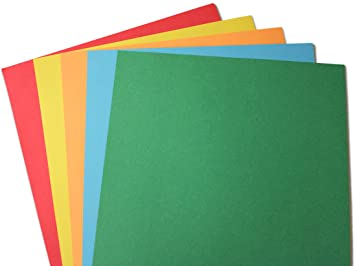
#> input picture paper.jpg, 355 x 266 px, given in place of the camera
$ python edge_detection.py
#> lines starting #> are read from the running program, lines starting #| are printed output that depends on the picture
#> further down, frame is the input picture: shape (266, 355, 3); mean B, G, R 132.2, 168.1, 137.2
import cv2
import numpy as np

def sketch(image):
    #Convert image to grayscale
    img_gray = cv2.cvtColor(image, cv2.COLOR_BGR2GRAY)
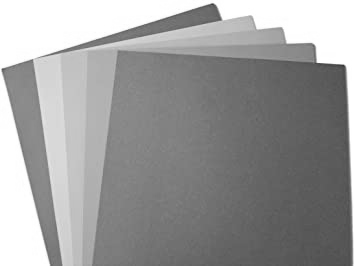
#> img_gray: shape (266, 355); min 55, max 255, mean 154.8

    #Cleanup image using gaussian blur
    img_gray_blur = cv2.GaussianBlur(img_gray,(5,5),0)

    #Extract Edges
    canny_edges = cv2.Canny(img_gray_blur, 10, 70)
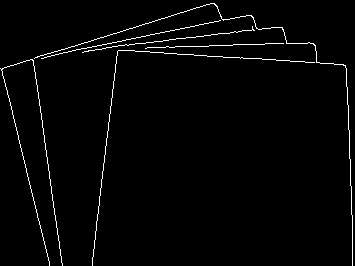
#> canny_edges: shape (266, 355); 2% white in thin lines or dots

    #Do an invert binarize the image
    ret, mask = cv2.threshold(canny_edges,70,255,cv2.THRESH_BINARY)
    return mask

cap = cv2.VideoCapture(0)
# fourcc = cv2.VideoWriter_fourcc(*'MP4V')
out = cv2.VideoWriter('edge.mp4', 0x7634706d, 20.0, (640, 480))

while True:
    ret, frame = cap.read()
    if ret == True:
        out.write(frame)
        cv2.imshow('Our Live Sketch', sketch(frame))
        if cv2.waitKey(1)==13:
#> (key Esc is pressed here)
            break

cap.release()
out.release()
cv2.destroyAllWindows()
